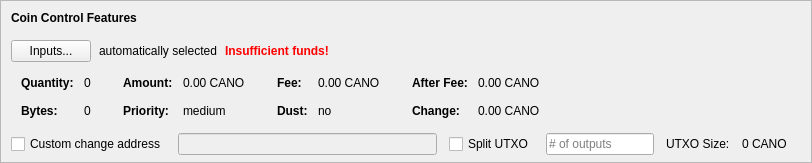
    <widget class="QFrame" name="frameCoinControl">
     <property name="sizePolicy">
      <sizepolicy hsizetype="Expanding" vsizetype="Expanding">
       <horstretch>0</horstretch>
       <verstretch>0</verstretch>
      </sizepolicy>
     </property>
     <property name="maximumSize">
      <size>
       <width>16777215</width>
       <height>16777215</height>
      </size>
     </property>
     <property name="frameShape">
      <enum>QFrame::StyledPanel</enum>
     </property>
     <property name="frameShadow">
      <enum>QFrame::Sunken</enum>
     </property>
     <layout class="QVBoxLayout" name="verticalLayoutCoinControl2">
      <property name="spacing">
       <number>0</number>
      </property>
      <property name="leftMargin">
       <number>0</number>
      </property>
      <property name="topMargin">
       <number>0</number>
      </property>
      <property name="rightMargin">
       <number>0</number>
      </property>
      <property name="bottomMargin">
       <number>6</number>
      </property>
      <item>
       <layout class="QVBoxLayout" name="verticalLayoutCoinControl" stretch="0,0,0,0,1">
        <property name="spacing">
         <number>0</number>
        </property>
        <property name="leftMargin">
         <number>10</number>
        </property>
        <property name="topMargin">
         <number>10</number>
        </property>
        <item>
         <layout class="QHBoxLayout" name="horizontalLayoutCoinControl1">
          <property name="bottomMargin">
           <number>15</number>
          </property>
          <item>
           <widget class="QLabel" name="labelCoinControlFeatures">
            <property name="sizePolicy">
             <sizepolicy hsizetype="Preferred" vsizetype="Maximum">
              <horstretch>0</horstretch>
              <verstretch>0</verstretch>
             </sizepolicy>
            </property>
            <property name="font">
             <font>
              <weight>75</weight>
              <bold>true</bold>
             </font>
            </property>
            <property name="styleSheet">
             <string notr="true">font-weight:bold;</string>
            </property>
            <property name="text">
             <string>Coin Control Features</string>
            </property>
           </widget>
          </item>
         </layout>
        </item>
        <item>
         <layout class="QHBoxLayout" name="horizontalLayoutCoinControl2" stretch="0,0,0,0">
          <property name="spacing">
           <number>8</number>
          </property>
          <property name="bottomMargin">
           <number>10</number>
          </property>
          <item>
           <widget class="QPushButton" name="pushButtonCoinControl">
            <property name="styleSheet">
             <string notr="true"/>
            </property>
            <property name="text">
             <string>Inputs...</string>
            </property>
            <property name="autoDefault">
             <bool>false</bool>
            </property>
           </widget>
          </item>
          <item>
           <widget class="QLabel" name="labelCoinControlAutomaticallySelected">
            <property name="text">
             <string>automatically selected</string>
            </property>
            <property name="margin">
             <number>5</number>
            </property>
           </widget>
          </item>
          <item>
           <widget class="QLabel" name="labelCoinControlInsuffFunds">
            <property name="font">
             <font>
              <weight>75</weight>
              <bold>true</bold>
             </font>
            </property>
            <property name="styleSheet">
             <string notr="true">color:red;font-weight:bold;</string>
            </property>
            <property name="text">
             <string>Insufficient funds!</string>
            </property>
            <property name="margin">
             <number>5</number>
            </property>
           </widget>
          </item>
          <item>
           <spacer name="horizontalSpacerCoinControl">
            <property name="orientation">
             <enum>Qt::Horizontal</enum>
            </property>
            <property name="sizeHint" stdset="0">
             <size>
              <width>40</width>
              <height>1</height>
             </size>
            </property>
           </spacer>
          </item>
         </layout>
        </item>
        <item>
         <widget class="QWidget" name="widgetCoinControl" native="true">
          <property name="sizePolicy">
           <sizepolicy hsizetype="Preferred" vsizetype="Preferred">
            <horstretch>0</horstretch>
            <verstretch>0</verstretch>
           </sizepolicy>
          </property>
          <property name="minimumSize">
           <size>
            <width>0</width>
            <height>0</height>
           </size>
          </property>
          <property name="styleSheet">
           <string notr="true"/>
          </property>
          <layout class="QHBoxLayout" name="horizontalLayoutCoinControl5">
           <property name="leftMargin">
            <number>0</number>
           </property>
           <property name="topMargin">
            <number>0</number>
           </property>
           <property name="rightMargin">
            <number>0</number>
           </property>
           <property name="bottomMargin">
            <number>0</number>
           </property>
           <item>
            <layout class="QHBoxLayout" name="horizontalLayoutCoinControl3" stretch="0,0,0,1">
             <property name="spacing">
              <number>20</number>
             </property>
             <property name="topMargin">
              <number>0</number>
             </property>
             <property name="bottomMargin">
              <number>10</number>
             </property>
             <item>
              <layout class="QFormLayout" name="formLayoutCoinControl1">
               <property name="horizontalSpacing">
                <number>10</number>
               </property>
               <property name="verticalSpacing">
                <number>14</number>
               </property>
               <property name="leftMargin">
                <number>10</number>
               </property>
               <property name="topMargin">
                <number>4</number>
               </property>
               <property name="rightMargin">
                <number>6</number>
               </property>
               <item row="0" column="0">
                <widget class="QLabel" name="labelCoinControlQuantityText">
                 <property name="font">
                  <font>
                   <weight>75</weight>
                   <bold>true</bold>
                  </font>
                 </property>
                 <property name="text">
                  <string>Quantity:</string>
                 </property>
                 <property name="margin">
                  <number>0</number>
                 </property>
                </widget>
               </item>
               <item row="0" column="1">
                <widget class="QLabel" name="labelCoinControlQuantity">
                 <property name="cursor">
                  <cursorShape>IBeamCursor</cursorShape>
                 </property>
                 <property name="contextMenuPolicy">
                  <enum>Qt::ActionsContextMenu</enum>
                 </property>
                 <property name="text">
                  <string notr="true">0</string>
                 </property>
                 <property name="margin">
                  <number>0</number>
                 </property>
                 <property name="textInteractionFlags">
                  <set>Qt::LinksAccessibleByMouse|Qt::TextSelectableByKeyboard|Qt::TextSelectableByMouse</set>
                 </property>
                </widget>
               </item>
               <item row="1" column="0">
                <widget class="QLabel" name="labelCoinControlBytesText">
                 <property name="font">
                  <font>
                   <weight>75</weight>
                   <bold>true</bold>
                  </font>
                 </property>
                 <property name="text">
                  <string>Bytes:</string>
                 </property>
                </widget>
               </item>
               <item row="1" column="1">
                <widget class="QLabel" name="labelCoinControlBytes">
                 <property name="cursor">
                  <cursorShape>IBeamCursor</cursorShape>
                 </property>
                 <property name="contextMenuPolicy">
                  <enum>Qt::ActionsContextMenu</enum>
                 </property>
                 <property name="text">
                  <string notr="true">0</string>
                 </property>
                 <property name="textInteractionFlags">
                  <set>Qt::LinksAccessibleByMouse|Qt::TextSelectableByKeyboard|Qt::TextSelectableByMouse</set>
                 </property>
                </widget>
               </item>
              </layout>
             </item>
             <item>
              <layout class="QFormLayout" name="formLayoutCoinControl2">
               <property name="horizontalSpacing">
                <number>10</number>
               </property>
               <property name="verticalSpacing">
                <number>14</number>
               </property>
               <property name="leftMargin">
                <number>6</number>
               </property>
               <property name="topMargin">
                <number>4</number>
               </property>
               <property name="rightMargin">
                <number>6</number>
               </property>
               <item row="0" column="0">
                <widget class="QLabel" name="labelCoinControlAmountText">
                 <property name="font">
                  <font>
                   <weight>75</weight>
                   <bold>true</bold>
                  </font>
                 </property>
                 <property name="text">
                  <string>Amount:</string>
                 </property>
                 <property name="margin">
                  <number>0</number>
                 </property>
                </widget>
               </item>
               <item row="0" column="1">
                <widget class="QLabel" name="labelCoinControlAmount">
                 <property name="cursor">
                  <cursorShape>IBeamCursor</cursorShape>
                 </property>
                 <property name="contextMenuPolicy">
                  <enum>Qt::ActionsContextMenu</enum>
                 </property>
                 <property name="text">
                  <string notr="true">0.00 CANO</string>
                 </property>
                 <property name="textInteractionFlags">
                  <set>Qt::LinksAccessibleByMouse|Qt::TextSelectableByKeyboard|Qt::TextSelectableByMouse</set>
                 </property>
                </widget>
               </item>
               <item row="1" column="0">
                <widget class="QLabel" name="labelCoinControlPriorityText">
                 <property name="font">
                  <font>
                   <weight>75</weight>
                   <bold>true</bold>
                  </font>
                 </property>
                 <property name="text">
                  <string>Priority:</string>
                 </property>
                </widget>
               </item>
               <item row="1" column="1">
                <widget class="QLabel" name="labelCoinControlPriority">
                 <property name="cursor">
                  <cursorShape>IBeamCursor</cursorShape>
                 </property>
                 <property name="contextMenuPolicy">
                  <enum>Qt::ActionsContextMenu</enum>
                 </property>
                 <property name="text">
                  <string>medium</string>
                 </property>
                 <property name="textInteractionFlags">
                  <set>Qt::LinksAccessibleByMouse|Qt::TextSelectableByKeyboard|Qt::TextSelectableByMouse</set>
                 </property>
                </widget>
               </item>
              </layout>
             </item>
             <item>
              <layout class="QFormLayout" name="formLayoutCoinControl3">
               <property name="horizontalSpacing">
                <number>10</number>
               </property>
               <property name="verticalSpacing">
                <number>14</number>
               </property>
               <property name="leftMargin">
                <number>6</number>
               </property>
               <property name="topMargin">
                <number>4</number>
               </property>
               <property name="rightMargin">
                <number>6</number>
               </property>
               <item row="0" column="0">
                <widget class="QLabel" name="labelCoinControlFeeText">
                 <property name="font">
                  <font>
                   <weight>75</weight>
                   <bold>true</bold>
                  </font>
                 </property>
                 <property name="text">
                  <string>Fee:</string>
                 </property>
                 <property name="margin">
                  <number>0</number>
                 </property>
                </widget>
               </item>
               <item row="0" column="1">
                <widget class="QLabel" name="labelCoinControlFee">
                 <property name="cursor">
                  <cursorShape>IBeamCursor</cursorShape>
                 </property>
                 <property name="contextMenuPolicy">
                  <enum>Qt::ActionsContextMenu</enum>
                 </property>
                 <property name="text">
                  <string notr="true">0.00 CANO</string>
                 </property>
                 <property name="textInteractionFlags">
                  <set>Qt::LinksAccessibleByMouse|Qt::TextSelectableByKeyboard|Qt::TextSelectableByMouse</set>
                 </property>
                </widget>
               </item>
               <item row="1" column="0">
                <widget class="QLabel" name="labelCoinControlLowOutputText">
                 <property name="font">
                  <font>
                   <weight>75</weight>
                   <bold>true</bold>
                  </font>
                 </property>
                 <property name="text">
                  <string>Dust:</string>
                 </property>
                </widget>
               </item>
               <item row="1" column="1">
                <widget class="QLabel" name="labelCoinControlLowOutput">
                 <property name="cursor">
                  <cursorShape>IBeamCursor</cursorShape>
                 </property>
                 <property name="contextMenuPolicy">
                  <enum>Qt::ActionsContextMenu</enum>
                 </property>
                 <property name="text">
                  <string>no</string>
                 </property>
                 <property name="textInteractionFlags">
                  <set>Qt::LinksAccessibleByMouse|Qt::TextSelectableByKeyboard|Qt::TextSelectableByMouse</set>
                 </property>
                </widget>
               </item>
              </layout>
             </item>
             <item>
              <layout class="QFormLayout" name="formLayoutCoinControl4">
               <property name="horizontalSpacing">
                <number>10</number>
               </property>
               <property name="verticalSpacing">
                <number>14</number>
               </property>
               <property name="leftMargin">
                <number>6</number>
               </property>
               <property name="topMargin">
                <number>4</number>
               </property>
               <property name="rightMargin">
                <number>6</number>
               </property>
               <item row="0" column="0">
                <widget class="QLabel" name="labelCoinControlAfterFeeText">
                 <property name="font">
                  <font>
                   <weight>75</weight>
                   <bold>true</bold>
                  </font>
                 </property>
                 <property name="text">
                  <string>After Fee:</string>
                 </property>
                 <property name="margin">
                  <number>0</number>
                 </property>
                </widget>
               </item>
               <item row="0" column="1">
                <widget class="QLabel" name="labelCoinControlAfterFee">
                 <property name="cursor">
                  <cursorShape>IBeamCursor</cursorShape>
                 </property>
                 <property name="contextMenuPolicy">
                  <enum>Qt::ActionsContextMenu</enum>
                 </property>
                 <property name="text">
                  <string notr="true">0.00 CANO</string>
                 </property>
                 <property name="textInteractionFlags">
                  <set>Qt::LinksAccessibleByMouse|Qt::TextSelectableByKeyboard|Qt::TextSelectableByMouse</set>
                 </property>
                </widget>
               </item>
               <item row="1" column="0">
                <widget class="QLabel" name="labelCoinControlChangeText">
                 <property name="font">
                  <font>
                   <weight>75</weight>
                   <bold>true</bold>
                  </font>
                 </property>
                 <property name="text">
                  <string>Change:</string>
                 </property>
                </widget>
               </item>
               <item row="1" column="1">
                <widget class="QLabel" name="labelCoinControlChange">
                 <property name="cursor">
                  <cursorShape>IBeamCursor</cursorShape>
                 </property>
                 <property name="contextMenuPolicy">
                  <enum>Qt::ActionsContextMenu</enum>
                 </property>
                 <property name="text">
                  <string notr="true">0.00 CANO</string>
                 </property>
                 <property name="textInteractionFlags">
                  <set>Qt::LinksAccessibleByMouse|Qt::TextSelectableByKeyboard|Qt::TextSelectableByMouse</set>
                 </property>
                </widget>
               </item>
              </layout>
             </item>
            </layout>
           </item>
          </layout>
         </widget>
        </item>
        <item>
         <layout class="QHBoxLayout" name="horizontalLayoutCoinControl4" stretch="0,0,0,0,0,0,0">
          <property name="spacing">
           <number>12</number>
          </property>
          <property name="sizeConstraint">
           <enum>QLayout::SetDefaultConstraint</enum>
          </property>
          <property name="topMargin">
           <number>5</number>
          </property>
          <property name="rightMargin">
           <number>5</number>
          </property>
          <item>
           <widget class="QCheckBox" name="checkBoxCoinControlChange">
            <property name="toolTip">
             <string>If this is activated, but the change address is empty or invalid, change will be sent to a newly generated address.</string>
            </property>
            <property name="text">
             <string>Custom change address</string>
            </property>
           </widget>
          </item>
          <item>
           <widget class="QValidatedLineEdit" name="lineEditCoinControlChange">
            <property name="enabled">
             <bool>false</bool>
            </property>
            <property name="sizePolicy">
             <sizepolicy hsizetype="Expanding" vsizetype="Fixed">
              <horstretch>0</horstretch>
              <verstretch>0</verstretch>
             </sizepolicy>
            </property>
           </widget>
          </item>
          <item>
           <widget class="QCheckBox" name="splitBlockCheckBox">
            <property name="text">
             <string>Split UTXO</string>
            </property>
           </widget>
          </item>
          <item>
           <widget class="QLineEdit" name="splitBlockLineEdit">
            <property name="sizePolicy">
             <sizepolicy hsizetype="Fixed" vsizetype="Fixed">
              <horstretch>50</horstretch>
              <verstretch>0</verstretch>
             </sizepolicy>
            </property>
            <property name="placeholderText">
             <string># of outputs</string>
            </property>
           </widget>
          </item>
          <item>
           <widget class="QLabel" name="labelBlockSizeText">
            <property name="text">
             <string>UTXO Size:</string>
            </property>
           </widget>
          </item>
          <item>
           <widget class="QLabel" name="labelBlockSize">
            <property name="text">
             <string>0 CANO</string>
            </property>
           </widget>
          </item>
          <item>
           <widget class="QLabel" name="labelCoinControlChangeLabel">
            <property name="sizePolicy">
             <sizepolicy hsizetype="Preferred" vsizetype="Expanding">
              <horstretch>0</horstretch>
              <verstretch>0</verstretch>
             </sizepolicy>
            </property>
            <property name="minimumSize">
             <size>
              <width>0</width>
              <height>0</height>
             </size>
            </property>
            <property name="text">
             <string/>
            </property>
            <property name="margin">
             <number>3</number>
            </property>
           </widget>
          </item>
         </layout>
        </item>
        <item>
         <spacer name="verticalSpacerCoinControl">
          <property name="orientation">
           <enum>Qt::Vertical</enum>
          </property>
          <property name="sizeHint" stdset="0">
           <size>
            <width>800</width>
            <height>1</height>
           </size>
          </property>
         </spacer>
        </item>
       </layout>
      </item>
     </layout>
    </widget>
